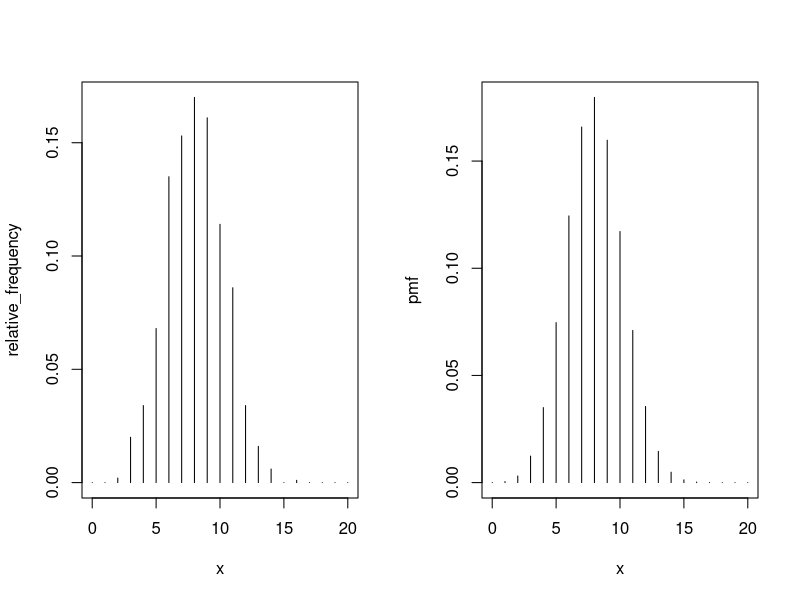
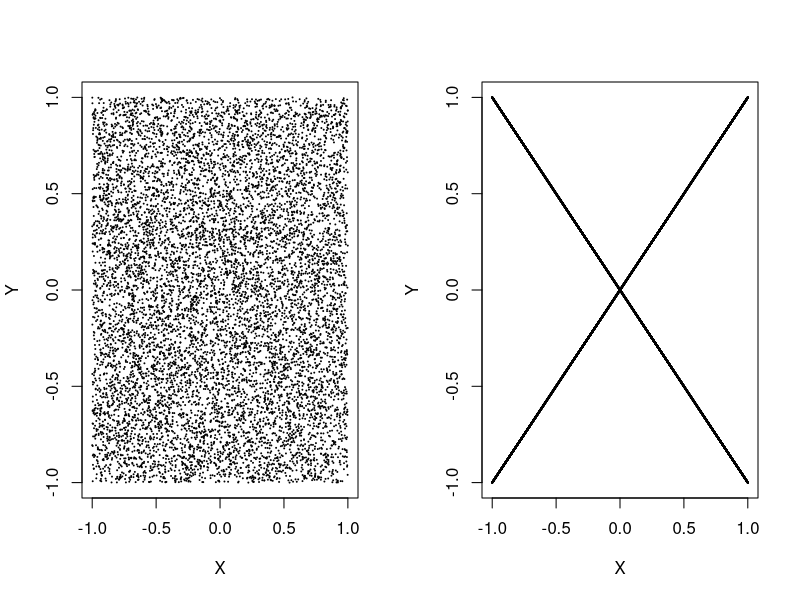
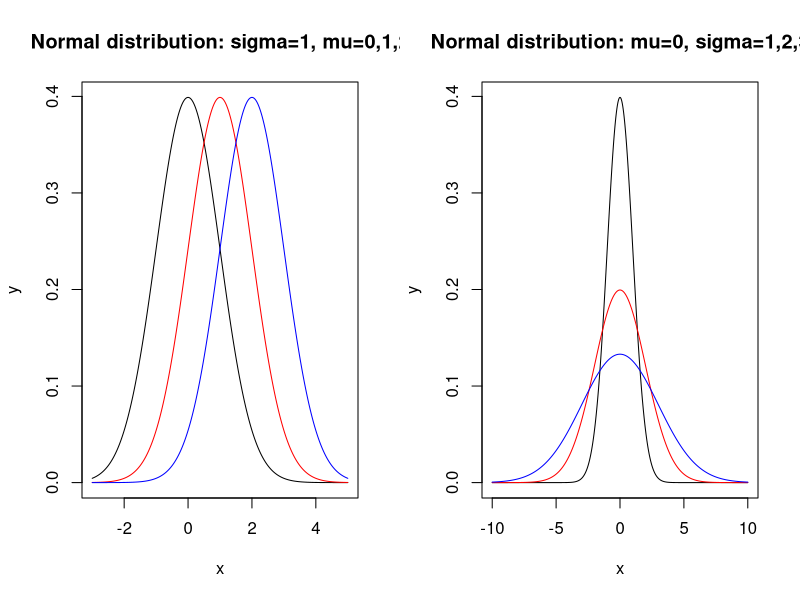
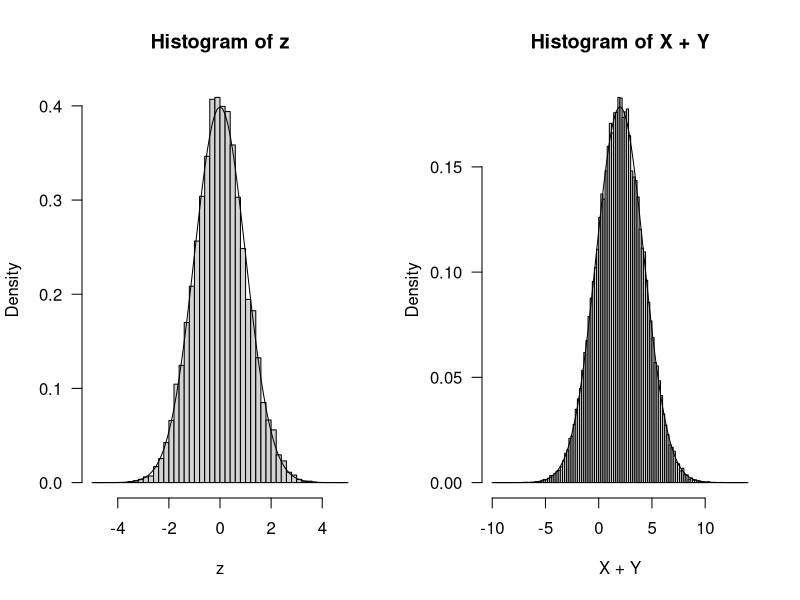
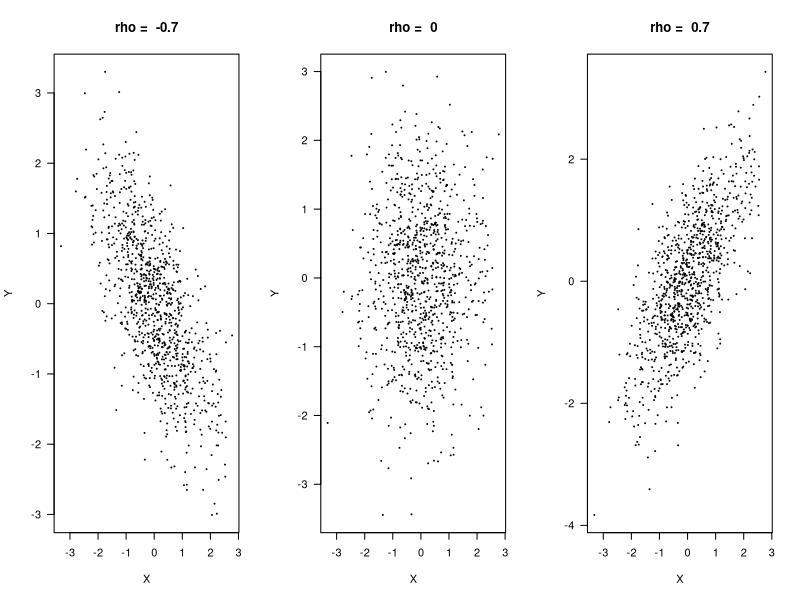
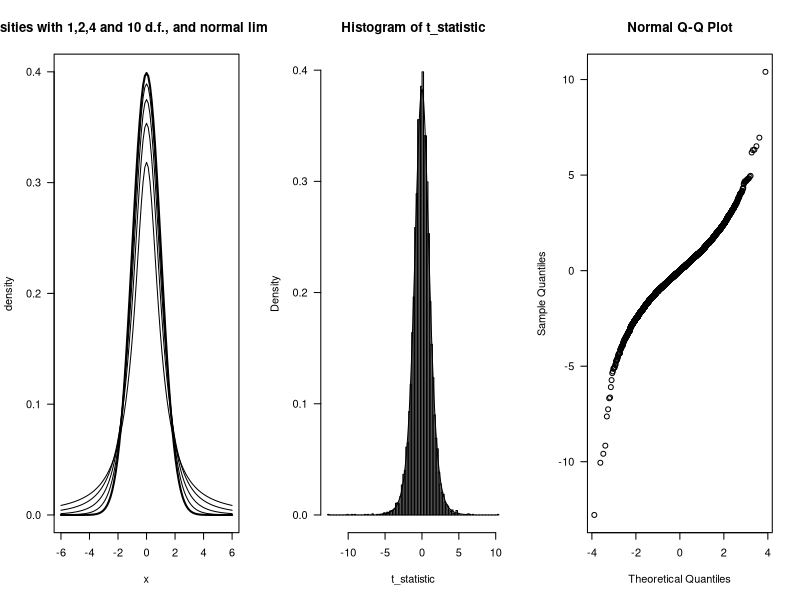
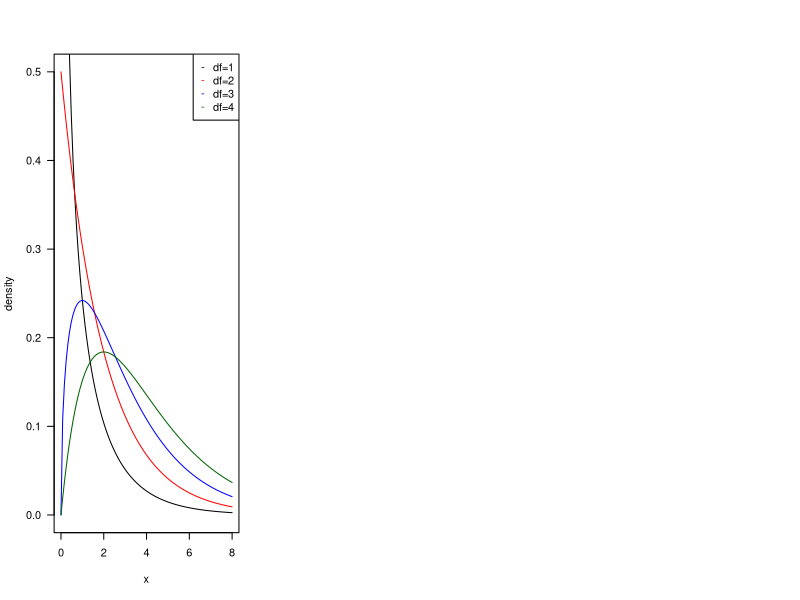
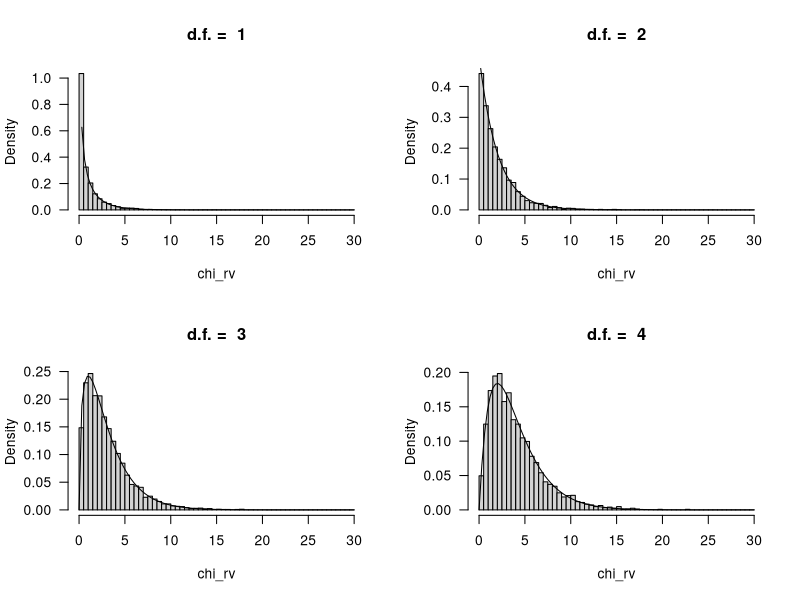

Reproduce these figures in R, in order.
## ---- chunk 1
var(runif(100000))  # approximately 1/12
## ---- chunk 2
rBernoulli <- function(p = 0.5){
  if(runif(1) < p ) 1
  else 0
}
rBernoulli()
## ---- chunk 3
rBernoulli <- function(p = 0.5) as.integer(runif(1) < p) # TRUE -> 1, FALSE -> 0
rBernoulli()
## ---- chunk 4
# generate muliple samples
rBernoulli <- function(n, p = 0.5) as.integer(runif(n) < p)
rBernoulli(n = 100, p = 0.9)
## ---- chunk 5
my_rbinom <- function(n, size, prob){
  sapply(1:n, function(x) sum(rBernoulli(size, prob)))  # x is a dummy variable
}
## ---- chunk 6
my_rbinom(10, 5, 0.6)
## ---- chunk 7
N <- 1000; n <- 20; p <- 0.4

frequency <- table(factor(my_rbinom(N, n, p), levels = 0:n))
relative_frequency <- as.numeric(frequency/N)

x <- 0:n; pmf <- dbinom(x, n, p)

par(mfrow=c(1,2))
plot(x, relative_frequency, 'h')
plot(x, pmf, 'h')
## ---- chunk 8
n <- 10000
X <- runif(n, -1, 1)
Y <- runif(n, -1, 1)
plot(X,Y, cex=0.1) # check scatter plot
## ---- chunk 9
n <- 50000
X <- runif(n, -1, 1)
Z <- runif(n, -1, 1)
Y <- sign(Z)*abs(X)
cor(X,Y)   # correlation coefficient is almost 0
## ---- chunk 10
plot(X,Y, cex=0.1) # check scatter plot
## ---- chunk 11
pnorm(1.96, lower.tail=TRUE)
## ---- chunk 12
pnorm(1.96, lower.tail=FALSE)
## ---- chunk 13
qnorm(0.975, 0, 1)
## ---- chunk 14
x <- seq(-3, 5, 0.01)
plot(x, dnorm(x, 0, 1), type="l", xlab="x", ylab="y",  xlim=c(-3,5))
lines(x, dnorm(x, 1, 1), col="red")
lines(x, dnorm(x, 2, 1), col="blue")
title("Normal distribution: sigma=1, mu=0,1,2")
## ---- chunk 15
x <- seq(-10, 10, 0.01)
plot(x, dnorm(x, 0, 1), type="l", xlab="x", ylab="y",  xlim=c(-10,10))
lines(x, dnorm(x, 0, 2), col="red")
lines(x, dnorm(x, 0, 3), col="blue")
title("Normal distribution: mu=0, sigma=1,2,3")

## ---- chunk 16
z<-rnorm(10000)
par(las=1)
hist(z, breaks = seq(-5,5,0.2), freq=FALSE)
phi <- function(x) exp(-x^2/2)/sqrt(2*pi)
x <- seq(-5,5,0.1)
lines(x, phi(x))  # or lines(x, dnorm(x))
## ---- chunk 17
mu1 <-1; mu2 <-1
sigma1 <- 1; sigma2 <- 2
X <- rnorm(50000, mu1, sigma1)
Y <- rnorm(50000, mu2, sigma2)

hist(X + Y, breaks=seq(-10,14,.2), freq=FALSE)

x <- seq(-10, 14, 0.1)
lines(x, dnorm(x, mu1 + mu2, sqrt(sigma1^2 + sigma2^2)))
## ---- chunk 18
Z1 <- rnorm(1000)
Z2 <- rnorm(1000)

par(mfrow=c(1,3))
rhos <- c(-0.7,0,0.7)
for (rho in rhos){
  X <- Z1
  Y <- rho * Z1 + sqrt(1 - rho^2) * Z2
  plot(X,Y, cex=0.2)
  title(paste("rho = ", rho))
}
## ---- chunk 19
for (rho in rhos){
  X <- Z1
  Y <- rho * Z1 + sqrt(1 - rho^2) * Z2
  cat("When rho is ", rho, " the variance of X+Y is :",  var(X+Y), "\n")
}
## ---- chunk 20
sample_size <- 100  # sample size for each statistic
N <- 10000   # number of simulation

mu <- 3; sigma <- 2

X_bar <- S2 <- numeric(N)  #preallocation

for(i in 1:N){
  rns <- rnorm(sample_size, mu, sigma)    # random normal sample
  X_bar[i] <- mean(rns)
  S2[i] <- var(rns)
}

cat("The correlation between X_bar and S^2 is", cor(X_bar, S2), "\n")
## ---- chunk 21
curve(dt(x, df=1), from=-6, to=6, ylab="density", ylim=c(0,0.4))
curve(dt(x, df=2), add = TRUE)
curve(dt(x, df=4), add = TRUE)
curve(dt(x, df=10), add = TRUE)
curve(dnorm(x), lwd=2, add= TRUE)
title("t densities with 1,2,4 and 10 d.f., and normal limit in bold")
## ---- chunk 22
mu <- 5
sigma <- 3
n <- 7     # sample size for each simulation
N <- 10000   # simulation number
t_statistic <- numeric(N)


# t_statistic is a vector of length N
t_statistic <- sapply(1:N, function(i) { # i is dummy variable
  rsample <- rnorm(n, mu, sigma)
  (mean(rsample) - mu)/(sd(rsample)/sqrt(n)) 
})


hist(t_statistic, breaks = seq(min(t_statistic),max(t_statistic)+0.2,0.2), 
     probability=TRUE)

x <- seq(-6,6,0.01)
lines(x, dt(x, n-1))
## ---- chunk 23
qqnorm(t_statistic)
## ---- chunk 24
curve(dchisq(x, df=1), from=0, to=8, ylab="density", ylim=c(0,0.5))
curve(dchisq(x, df=2), col="red", add = TRUE)
curve(dchisq(x, df=3), col="blue", add = TRUE)
curve(dchisq(x, df=4), col="darkgreen", add = TRUE)
legend("topright", c("df=1", "df=2", "df=3", "df=4"),  pch="----", col=c("black","red","blue","darkgreen"))

## ---- chunk 25
dfs <- c(1,2,3,4)
N <- 5000

par(mfrow=c(2,2))
for (df in dfs){
  chi_rv <- numeric(N)
  for (i in 1:df)
    chi_rv <- chi_rv + rnorm(N)^2
    hist(chi_rv, breaks=seq(0, 30, 0.5), freq=FALSE, main=paste("d.f. = ", df))
  curve(dchisq(x, df), add=TRUE)
}

## ---- chunk 26
sample_size <- 100  # sample size for each statistic
N <- 10000   # number of simulation

dof <- 10

X_bar <- S2 <- numeric(N)  #preallocation

for(i in 1:N){
  chi_rv <- rchisq(sample_size, dof)    # random normal sample
  X_bar[i] <- mean(chi_rv)
  S2[i] <- var(chi_rv)
}

cat("The correlation between X_bar and S^2 is ", cor(X_bar, S2), "\n")
## ---- chunk 27
x = seq(0,8,0.01)
plot(x, dexp(x, rate=2), type="l", ylab="f(x)", col=1)
lines(x, dexp(x, rate=1) , col=2)
lines(x, dexp(x, rate=0.5), col=3)
legend(5.5, 1.9, c("lambda = 2", "lambda = 1", "lambda = 0.5"), col=c(1,2,3), lty = c(1,1,1))

## ---- chunk 28
x = seq(0,8,0.01)
plot(x, pexp(x, rate=2), type="l", ylab="f(x)", col=1)
lines(x, pexp(x, rate=1) , col=2)
lines(x, pexp(x, rate=0.5), col=3)
legend(5.5, 0.4, c("lambda = 2", "lambda = 1", "lambda = 0.5"), col=c(1,2,3), lty = c(1,1,1))

## ---- chunk 29
X <- rexp(50000, rate = 0.5)
Y <- rchisq(50000, df = 2)

par(mfrow = c(1,2))
hist(X, freq=FALSE, main="Exponential with lambda=0.5")
hist(Y, freq=FALSE, main="Chi-square with df=2")
## ---- chunk 30
(lambda <- log(2)/(4.47*10^9))
## ---- chunk 31
n <- 1000000
y <- rexp(n, rate = 0.1)
larger_4 <- y[y > 4]
(ratio1 <- length(larger_4)/n)
## ---- chunk 32
larger_8 <- y[y > 8]
larger_12 <- y[y > 12]

(ratio2 <- length(larger_12)/length(larger_8))

## ---- chunk 33
Nsim <- 10000       #number of random variables
U <- runif(Nsim)
X <- -log(U)        #transforms of uniforms
Y <- rexp(Nsim)     #exponentials from R
par(mfrow=c(1,2))   #plots
hist(X,freq=F,main="Exp from Uniform")
hist(Y,freq=F,main="Exp from R")
## ---- chunk 34
x=seq(0,4,0.001)

curve(2*x, from=0, to=4, ylab="hazard function")
lines(x, 2.5*x^(1.5))
lines(x, 0.5*x^(-0.5))
lines(x, 1.5*x^0.5)
lines(x, rep(1,length(x)))
text(2.3, 6.99, "m>2")
text(3, 5.2, "m=2")
text(2.5, 2.65, "1<m<2")
text(3.5, 1.3, "m=1")
text(3, 0.52, "m<1")
## ---- chunk 35
par(mfrow=c(3,1))
curve(dweibull(x, shape=0.5, scale=2^(-1/0.5)), from=0, to=4, ylab="f(x)", lwd=3)
text(2,2,"Weibull(2,0.5) density")
curve(dweibull(x, shape=1.5, scale=2^(-1/1.5)), from=0, to=4, ylab="f(x)", lwd=3)
text(2,0.6,"Weibull(2,1.5) density")
curve(dweibull(x, shape=3, scale=2^(-1/3)), from=0, to=4, ylab="f(x)", lwd=3)
text(2,0.8,"Weibull(2,3) density")

## ---- chunk 36
alpha <- 1/1000000
m <- 3
lambda <- alpha/3
pweibull(50, shape = m, scale = lambda^(-1/m))
## ---- chunk 37
lambda <- 0.5    
t.end <- 10    

t1 <- N1 <- t2 <- N2 <- 0

i <- j <- 1
while(t1[i] < t.end | t2[j] < t.end){
  arrival <- rexp(1, lambda)
  
  if(runif(1) < 0.4){
    i <- i + 1
    t1[i] <- t1[i-1] + arrival
    N1[i] <- N1[i-1] + 1
  } else {
    j <- j + 1
    t2[j] <- t2[j-1] + arrival
    N2[j] <- N2[j-1] + 1
  }
}
plot(t1, N1, type='s', xlab='time', ylab = 'Poisson Process')
lines(t2, N2, type='s', col = 'red', lty='dashed')
## ---- chunk 38
lambda <- 1     # arrival rate
mu <- 1.1       # service rate
t.end <- 100    # duration of simulation
t.step <- 0.05  # time step
queue <- rep(0, t.end/t.step + 1)
for (i in 2:length(queue)) {
  if (runif(1) < lambda*t.step) { # arrival
    queue[i] <- queue[i-1] + 1
  } else if (runif(1) < mu*t.step) { # departure
    queue[i] <- max(0, queue[i-1] - 1)
  } else { # nothing happens
    queue[i] <- queue[i-1]
  }
}
plot(seq(0, t.end, t.step), queue, type='l', xlab='time', ylab='queue size')
title(paste('Queuing Simulation. Arrival rate:', lambda,'Service rate:', mu))

## ---- chunk 39
lambda <- 1     # arrival rate
mu <- 1.1       # service rate
t.end <- 100    # duration of simulation

queue <- timeline <- 0
i <- 1
while(timeline[i] < t.end){
  i <- i + 1
  arrival <- rexp(1, lambda + mu)
  timeline[i] <- timeline[i-1] + arrival
  if(runif(1) < lambda/(lambda + mu)) queue[i] <- queue[i-1] + 1
  else queue[i] <- max(0, queue[i-1] - 1)
}
plot(timeline, queue, type='s', xlab='time', ylab='queue size')
title(paste('Queuing Simulation. Arrival rate:', lambda,'Service rate:', mu))

